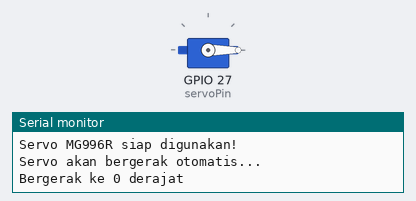
Bench run of a sketch on a simulated ESP32. On the bench: servo, the last lines printed to the serial monitor.

Above: at 0.05 s.
At 2.35 s:
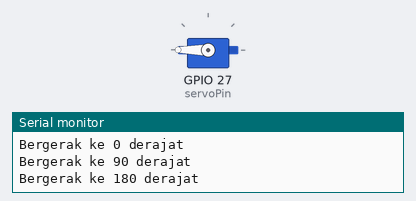
At 4.65 s:
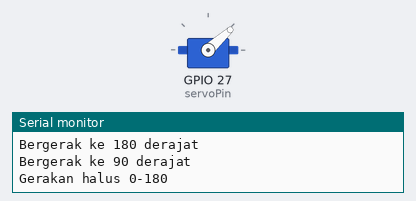
At 9.25 s:
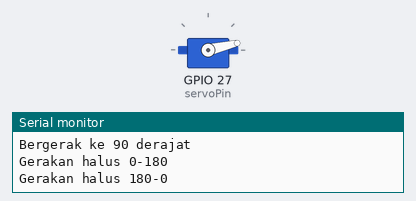
Timing chart, 0 to 13.6 s (numbered marks = the images above):
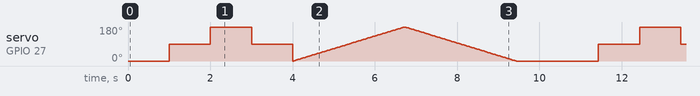

The sketch:

04-ServoTest.ino
```cpp
#include <ESP32Servo.h>

// Buat objek servo
Servo myServo;

// Pin GPIO untuk servo (bisa diubah sesuai kebutuhan)
const int servoPin = 27;

void setup() {
  // Inisialisasi serial monitor
  Serial.begin(115200);

  // Attach servo ke pin yang ditentukan
  // ESP32Servo menggunakan timer dan channel secara otomatis
  myServo.attach(servoPin);

  Serial.println("Servo MG996R siap digunakan!");
  Serial.println("Servo akan bergerak otomatis...");
}

void loop() {
  // Gerakkan servo dari 0 ke 180 derajat secara bertahap
  Serial.println("Bergerak ke 0 derajat");
  myServo.write(0);
  delay(1000);

  Serial.println("Bergerak ke 90 derajat");
  myServo.write(90);
  delay(1000);

  Serial.println("Bergerak ke 180 derajat");
  myServo.write(180);
  delay(1000);

  Serial.println("Bergerak ke 90 derajat");
  myServo.write(90);
  delay(1000);

  // Gerakan halus dari 0 ke 180 derajat
  Serial.println("Gerakan halus 0-180");
  for(int pos = 0; pos <= 180; pos++) {
    myServo.write(pos);
    delay(15);
  }

  // Gerakan halus dari 180 ke 0 derajat
  Serial.println("Gerakan halus 180-0");
  for(int pos = 180; pos >= 0; pos--) {
    myServo.write(pos);
    delay(15);
  }

  delay(1000);
}
```

Measured:
- by itself, servo on GPIO 27 (servoPin): moves between 0° and 180°, repeating every 10.4 s
